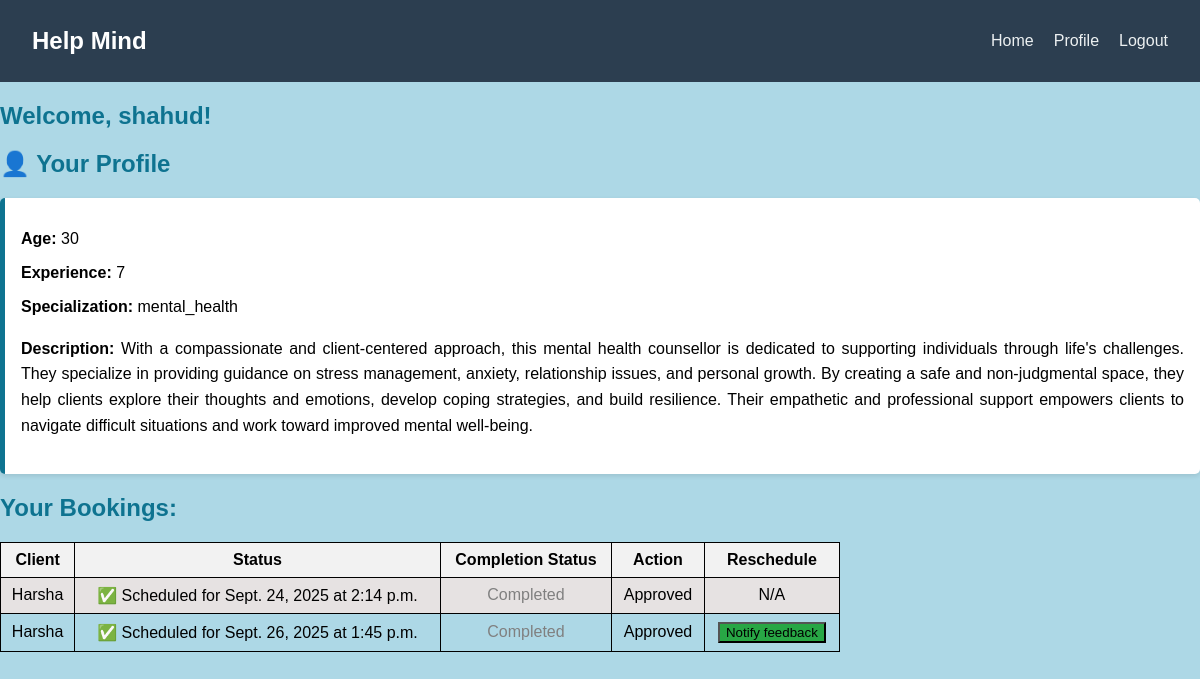
The page /counsellor_dashboard/ (signed in) on the database its author committed.
### main/models.py (models this page shows, shortened)
class User(AbstractUser):
    is_client = models.BooleanField(default=False)
    is_counsellor = models.BooleanField(default=False)

class Counsellor(models.Model):
    SPECIALIZATION_CHOICES = [
        ('stress_management', 'Stress Management'),
        ('career_guidance', 'Career Guidance'),
        ('mental_health', 'Mental Health Support'),
        ('marriage_relationship', 'Marriage and Relationship'),
        ('addiction', 'Addiction Counselling'),
        ('grief_loss', 'Grief and Loss'),
        ('self_esteem', 'Self-Esteem and Personal Growth'),
        ('family_therapy', 'Family Therapy'),
        ('trauma_ptsd', 'Trauma and PTSD'),
        ('eating_disorders', 'Eating Disorders Support'),
        ('child_adolescent', 'Child and Adolescent'),
        ('anger_management', 'Anger Management'),
        ('mindfulness', 'Mindfulness and Meditation'),
        ('financial_stress', 'Financial Stress'),
        ('lgbtq', 'LGBTQ+ Affirmative Therapy'),
    ]
    user = models.OneToOneField(User, on_delete=models.CASCADE, null=True, blank=True)
    qualification = models.CharField(max_length=255, blank=True, null=True)
    age = models.IntegerField(null=True, blank=True)
    experience = models.IntegerField(null=True, blank=True)
    specialization = models.CharField(max_length=255, choices=SPECIALIZATION_CHOICES, blank=True)
    description = models.TextField(blank=True, null=True)

class Booking(models.Model):
    client = models.ForeignKey(Client, on_delete=models.CASCADE)
    counsellor = models.ForeignKey(Counsellor, on_delete=models.CASCADE)
    requested_at = models.DateTimeField(auto_now_add=True)
    status = models.CharField(
        max_length=20,
        choices=[("Pending", "Pending"), ("Approved", "Approved"), ("Completed", "Completed")],
        default="Pending"
    )
    approved_date = models.DateField(null=True, blank=True)
    approved_time = models.TimeField(null=True, blank=True)
    rating = models.IntegerField(
        choices=[(1, "1 Star"), (2, "2 Stars"), (3, "3 Stars"), (4, "4 Stars"), (5, "5 Stars")],
        null=True, blank=True
    )
    feedback = models.TextField(blank=True, null=True)
    feedback_date = models.DateTimeField(null=True, blank=True)

class Client(models.Model):
    user = models.OneToOneField(User, on_delete=models.CASCADE, null=True, blank=True)
    age = models.IntegerField(null=True, blank=True)
    interest = models.CharField(max_length=255, blank=True)

### main/views.py (the view)
# urls.py: path('counsellor_dashboard/',views.counsellor_dashboard, name='counsellor_dashboard'),
def counsellor_dashboard(request):
    if request.user.is_counsellor:
        bookings = Booking.objects.filter(counsellor=request.user.counsellor)
    else:
        bookings = []
    current_date = timezone.now().date()
    return render(request, 'dashboards/counsellor_dashboard.html', {'bookings': bookings, 'current_date': current_date})

### main/templates/dashboards/counsellor_dashboard.html (shortened to what this page needs)
{% load static %}
{% block content %}
    <link rel="stylesheet" href="{% static 'counsellor_dashboard.css' %}">
  <body style="background-color: lightblue;">
    <nav class="navbar">
    <div class="navbar-brand">Help Mind</div>
    <ul class="navbar-links">
      <li><a href="{% url 'home' %}">Home</a></li>
      <li><a href="{% url 'counsellor_profile' %}">Profile</a></li>
      <li><a href="{% url 'logout' %}">Logout</a></li>
    </ul>
    </nav>
  <h2 style="color:#0e7390;">Welcome, {{ user.username }}!</h2>
  <section class="profile-section">
      <h2>👤 Your Profile</h2>
      <div class="profile-box">
        <p><strong>Age:</strong> {{ user.counsellor.age }}</p>
        <p><strong>Experience:</strong> {{ user.counsellor.experience }}</p>
        <p><strong>Specialization:</strong> {{ user.counsellor.specialization }}</p>
        <p class="description"><strong>Description:</strong> {{ user.counsellor.description }}</p>
      </div>
    </section>
  <h2 style="color: #0e7390;">Your Bookings:</h2>
  <table border="1">
    <tr>
      <th>Client</th>
      <th>Status</th>
      <th>Completion Status</th>
      <th>Action</th>
      <th>Reschedule</th>
    </tr>
    {% for b in bookings %}
    <tr>
      <td>{{ b.client.user.username }}</td>
      <td>
        {% if b.get_status_display == "Pending" %}
          <span style="color: orange;">Pending</span>
        {% elif b.get_status_display == "Approved" or b.status == "Completed" %}
          ✅ Scheduled for {{ b.approved_date }} at {{ b.approved_time }}
        {% endif %}
      </td>
      <td>
        {% if b.status == "Approved" or b.status == "Completed" %}
          {% if b.approved_date < current_date %}
            <span style="color: gray;">Completed</span>
          {% else %}
            <span style="color: green;">Not Completed</span>
          {% endif %}
        {% else %}
          N/A
        {% endif %}
      </td>
      <td>
        {% if b.status == "Pending" %}
          <a href="{% url 'approve_booking' b.id %}">Approve</a>
        {% else %}
          Approved
        {% endif %}
      </td>
      <td>
        {% if b.status == "Approved" and b.approved_date >= current_date %}
          <a href="{% url 'reschedule_booking' b.id %}">Reschedule</a>
         {% elif b.status == "Approved" and b.approved_date < current_date %}
          <form method="POST" action="{% url 'mark_session_completed' b.id %}" style="display:inline;">
            <button type="submit" class="btn" style="background-color: #28a745;">Notify feedback</button>
          </form>
        {% else %}
          N/A
        {% endif %}
      </td>
    </tr>
    {% empty %}
    <tr>
      <td colspan="5">No bookings yet.</td>
    </tr>
    {% endfor %}
  </table>
{% endblock %}

### main/static/counsellor_dashboard.css (style rules this page uses)
body { font-family: Arial, sans-serif; margin: 20px; margin: 0; padding: 0; }
h2, h3 { color: #333; }
table { border-collapse: collapse; width: 70%; margin-top: 15px; }
th, td { border: 1px solid #000; padding: 8px; text-align: center; }
th { background-color: #f2f2f2; }
tr:nth-child(even) { background-color: #e6e2e2; }
.navbar { background: #2c3e50; padding: 1rem 2rem; display: flex; justify-content: space-between; align-items: center; margin: 0; border-radius: 0; }
.navbar-brand { color: white; font-size: 1.5rem; font-weight: bold; }
.navbar-links { list-style: none; display: flex; gap: 20px; }
.navbar-links li a { color: #ecf0f1; text-decoration: none; font-weight: 500; }
.profile-box { background: white; padding: 1rem; border-left: 5px solid #0e7390; box-shadow: 0 2px 5px rgba(0, 0, 0, 0.1); margin-top: 0.5rem; border-radius: 5px; }
.profile-section h2 { color: #0e7390; }
.description { text-align: justify; line-height: 1.6; margin-top: 20px; margin-bottom: 20px; }

### rows shown on the page
User: username "shahud", counsellor.age "30", counsellor.experience "7", counsellor.specialization "mental_health", counsellor.description "With a compassionate and client-centered approach, this mental health counsellor is dedicated to supporting individuals through life's challenges. They specialize in providing guidance on stress management, anxiety, relationship issues, and personal growth. By creating a safe and non-judgmental space, they help clients explore their thoughts and emotions, develop coping strategies, and build resilience. Their empathetic and professional support empowers clients to navigate difficult situations and work toward improved mental well-being."
Booking: client.user.username "Harsha", approved_date "Sept. 24, 2025", approved_time "2:14 p.m.", status "Completed"
Booking: client.user.username "Harsha", approved_date "Sept. 26, 2025", approved_time "1:45 p.m.", status "Completed"
